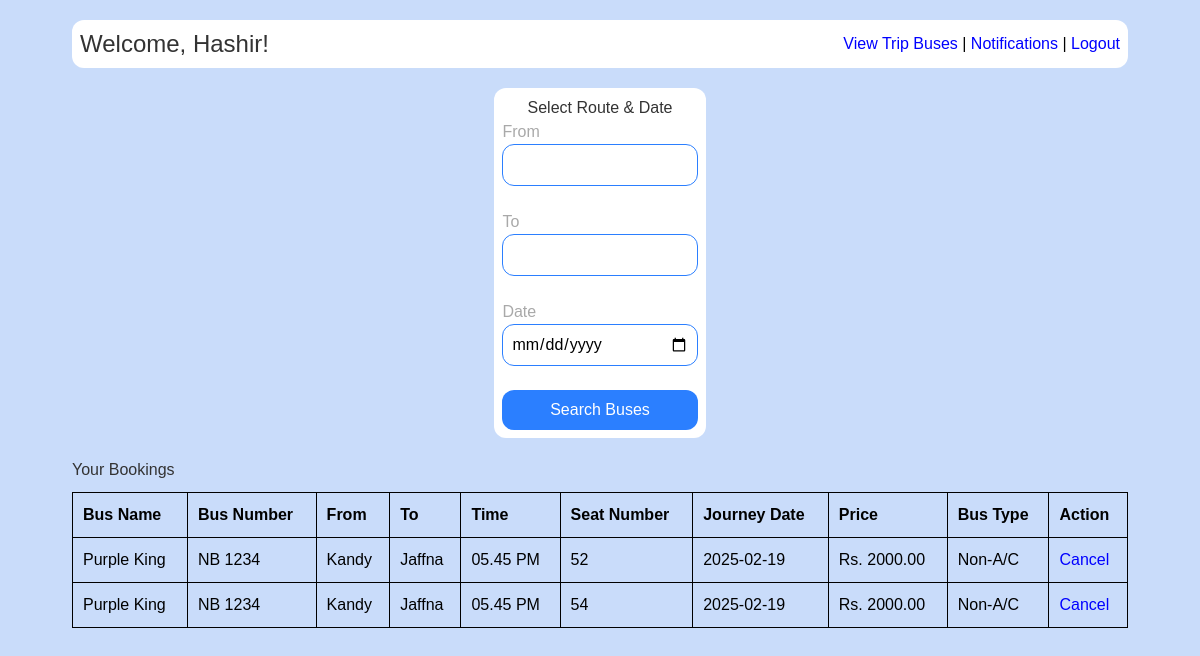
/user/dashboard.php (signed in), run on the app's committed database.
### tables this page shows
CREATE TABLE `users` (
  `id` int(11) NOT NULL,
  `name` varchar(100) DEFAULT NULL,
  `phone` varchar(20) DEFAULT NULL,
  `email` varchar(100) DEFAULT NULL,
  `password` varchar(255) DEFAULT NULL,
  `created_at` timestamp NOT NULL DEFAULT current_timestamp()
);

CREATE TABLE `bookings` (
  `id` int(11) NOT NULL,
  `user_id` int(11) DEFAULT NULL,
  `bus_id` int(11) DEFAULT NULL,
  `seat_number` int(11) DEFAULT NULL,
  `journey_date` date DEFAULT NULL,
  `payment_status` varchar(20) DEFAULT NULL,
  `created_at` timestamp NOT NULL DEFAULT current_timestamp()
);

CREATE TABLE `buses` (
  `id` int(11) NOT NULL,
  `admin_id` int(11) DEFAULT NULL,
  `bus_number` varchar(50) DEFAULT NULL,
  `bus_name` varchar(100) DEFAULT NULL,
  `contact_number` varchar(20) DEFAULT NULL,
  `seats` int(11) DEFAULT NULL,
  `route_from` varchar(100) DEFAULT NULL,
  `route_to` varchar(100) DEFAULT NULL,
  `time` varchar(20) DEFAULT NULL,
  `price` decimal(10,2) DEFAULT NULL,
  `bus_type` enum('A/C','Non-A/C') DEFAULT NULL,
  `created_at` timestamp NOT NULL DEFAULT current_timestamp()
);

### user/dashboard.php (the view, shortened to what this page needs)
<?php
include("../includes/db.php");
$user_id = $_SESSION['user_id'];
$user_query = "SELECT name FROM users WHERE id = $user_id";
$user_result = $conn->query($user_query);
$user_name = "User";
if ($user_result->num_rows > 0) {
    $user_row = $user_result->fetch_assoc();
    $user_name = htmlspecialchars($user_row['name']);
}
$sql = "SELECT b.id, bu.bus_name, bu.bus_number, bu.route_from, bu.route_to, bu.time, b.seat_number, b.journey_date, bu.price, bu.bus_type
        FROM bookings b
        JOIN buses bu ON b.bus_id = bu.id
        WHERE b.user_id = $user_id";
$result = $conn->query($sql);
?>
<!DOCTYPE html>
<html>
<head>
    <link rel="stylesheet" href="../assets/css/style.css">
    <script src="https://unpkg.com/@tailwindcss/browser@4"></script>
</head>
<body class="px-[6%] py-5">
    <div class="flex justify-between items-center bg-white rounded-xl p-2">
        <h2 class="md:text-2xl text-xs">Welcome, <?php echo $user_name; ?>!</h2>
        <div><a href="trip_buses.php">View Trip Buses</a> | <a href="notifications.php">Notifications</a> | <a href="logout.php">Logout</a></div>
    </div>
    <div class="mt-5 flex flex-col justify-center bg-white rounded-xl p-2 md:max-w-[20%] mx-auto w-full">
        <h3 class="flex justify-center w-full">Select Route & Date</h3>
        <form method="GET" action="select_route.php" class="flex flex-col">
            <label>From</label>
            <input type="text" name="from" required class="p-2 border border-blue-500 rounded-xl outline-none"><br>
            <label>To</label>
            <input type="text" name="to" required class="p-2 border border-blue-500 rounded-xl outline-none"><br>
            <label>Date</label>
            <input type="date" name="journey_date" required class="p-2 border border-blue-500 rounded-xl outline-none"><br>
            <input type="submit" value="Search Buses" class="w-full p-2 bg-blue-500 text-white rounded-xl cursor-pointer">
        </form>
    </div>
    <?php if ($result->num_rows > 0) { ?>
        <h3 class="mt-5">Your Bookings</h3>
        <table border="1">
            <tr>
                <th>Bus Name</th>
                <th>Bus Number</th>
                <th>From</th>
                <th>To</th>
                <th>Time</th>
                <th>Seat Number</th>
                <th>Journey Date</th>
                <th>Price</th>
                <th>Bus Type</th>
                <th>Action</th>
            </tr>
            <?php while ($booking = $result->fetch_assoc()) { ?>
                <tr>
                    <td><?php echo $booking['bus_name']; ?></td>
                    <td><?php echo $booking['bus_number']; ?></td>
                    <td><?php echo $booking['route_from']; ?></td>
                    <td><?php echo $booking['route_to']; ?></td>
                    <td><?php echo $booking['time']; ?></td>
                    <td><?php echo $booking['seat_number']; ?></td>
                    <td><?php echo $booking['journey_date']; ?></td>
                    <td>Rs. <?php echo $booking['price']; ?></td>
                    <td><?php echo $booking['bus_type']; ?></td>
                    <td>
                        <a href="cancel_booking.php?id=<?php echo $booking['id']; ?>" onclick="return confirm('Are you sure you want to cancel this booking?')">Cancel</a>
                    </td>
                </tr>
            <?php } ?>
        </table>
    <?php } ?>
</body>
</html>

### assets/css/style.css (style rules this page uses)
body { font-family: Arial, sans-serif; background-color: #c9dcfa; }
h1, h2, h3 { color: #333; }
table { width: 100%; margin: 10px 0; }
table, th, td { border: 1px solid #000000; }
th, td { padding: 10px; text-align: left; }
a { color: blue; text-decoration: none; }
form label { color: darkgray; }

### data on the page
users: name "Hashir"
bookings: bus.bus_name "Purple King", bus.bus_number "NB 1234", bus.route_from "Kandy", bus.route_to "Jaffna", bus.time "05.45 PM", seat_number "52", journey_date "2025-02-19", bus.price "2000.00", bus.bus_type "Non-A/C"
bookings: bus.bus_name "Purple King", bus.bus_number "NB 1234", bus.route_from "Kandy", bus.route_to "Jaffna", bus.time "05.45 PM", seat_number "54", journey_date "2025-02-19", bus.price "2000.00", bus.bus_type "Non-A/C"
